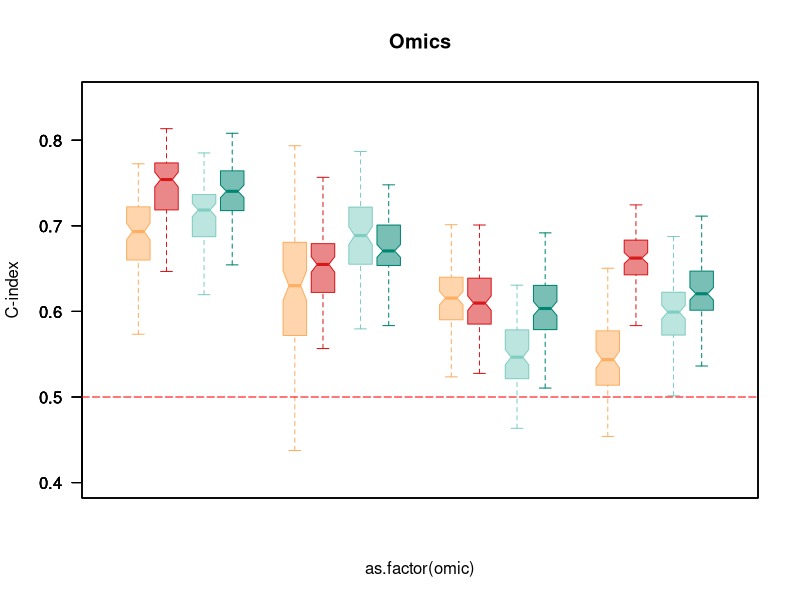
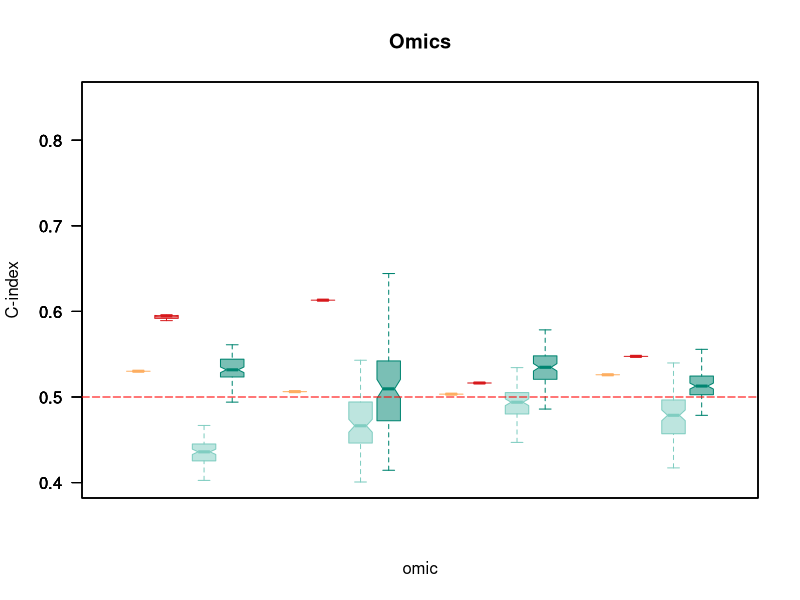
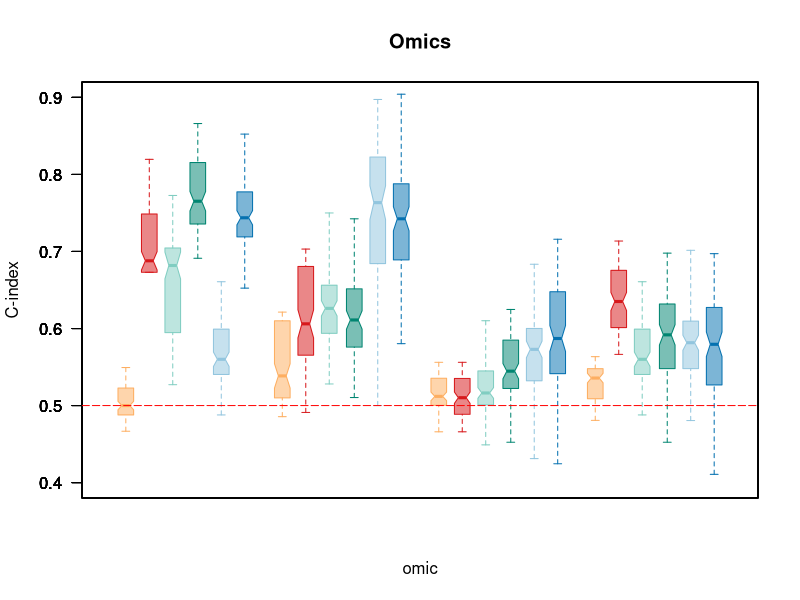

Here is the R script that generated these plots, in order:
### All of the results were generated by the code from the previous steps in directory "1.survival.model", and "2.tx.outcome.model".

## figure3 A 
## four files named "mat.100.5fold.csv" and other four files named "mat.100.pca.5fold.csv" (from DNAseq, RNAseq, miRNAseq, and DNAmethy) were binded together to generate the file "survival.5fold.txt"
library(ggplot2)
setwd('../')
try <- read.table('survival.5fold.txt')
colnames(try) <- c('value','omic','method')
try$omic <- factor(try$omic,levels=c('DNA-seq','RNA-seq','miRNA-seq','DNA-methy'))
setEPS()
png('figure3A.png',width=10,height=6,fonts=c("serif", "Palatino"),units="in",res=300)
boxplot(value~as.factor(omic), data=try[1:800,], boxwex=0.15, at=1:4-0.3, subset= method=="Lasso",
        col='#fdae6185', notch=TRUE,outline=F, las=2, main="Omics", ylab="C-index", ylim= c(0.4,0.85),xlim=c(0.5, 4.5),xaxt="n",border= '#fdae61')
boxplot(value~omic, data=try[1:800,], boxwex=0.15, at=1:4+0.12, subset= method=="Random_Forest",
        col="#80cdc185", notch=TRUE,outline=F, las=2, add=TRUE,xaxt="n",border="#80cdc1")

boxplot(value~omic, data=try[801:1600,], boxwex=0.15, at=1:4-0.12, subset= method=="Lasso+PCA",
        col="#d7191c85", notch=TRUE,outline=F, las=2, add=TRUE,xaxt="n",border="#d7191c")
boxplot(value~omic, data=try[801:1600,], boxwex=0.15, at=1:4+0.3, subset= method=="Random_Forest+PCA",
        col='#01857185', notch=TRUE,outline=F, las=2, add=TRUE,xaxt="n",border= '#018571')
abline(h=0.5, lty=5,col='red')
dev.off()

## figure3 B
## four files named "mat.100.icgc.csv" and other four files named "mat.100.pca.icgc.csv" (from DNAseq, RNAseq, miRNAseq, and DNAmethy) were binded together to generate the file "survival.icgc.txt"
try <- read.table('survival.icgc.txt')
colnames(try) <- c('value','omic','method')
try$omic <- factor(try$omic,levels=c('DNA-seq','RNA-seq','miRNA-seq','DNA-methy'))
setEPS()
png('figure3B.png',width=10,height=6,fonts=c("serif", "Palatino"),units="in",res=300)
boxplot(value~omic, data=try[1:800,], boxwex=0.15, at=1:4-0.3, subset= method=="Lasso",
        col='#fdae6185', notch=TRUE,outline=F, las=2, main="Omics", ylab="C-index", ylim= c(0.4,0.85),xlim=c(0.5, 4.5),border='#fdae61',xaxt="n")
boxplot(value~omic, data=try[1:800,], boxwex=0.15, at=1:4+0.12, subset= method=="Random_Forest",
        col="#80cdc185", notch=TRUE,outline=F, las=2, add=TRUE,border="#80cdc1",xaxt="n")

boxplot(value~omic, data=try[801:1600,], boxwex=0.15, at=1:4-0.12, subset= method=="Lasso+PCA",
        col="#d7191c85", notch=TRUE,outline=F, las=2, add=TRUE,border="#d7191c",xaxt="n")
boxplot(value~omic, data=try[801:1600,], boxwex=0.15, at=1:4+0.3, subset= method=="Random_Forest+PCA",
        col='#01857185', notch=TRUE,outline=F, las=2, add=TRUE,border='#018571',xaxt="n")

abline(h=0.5, lty=5,col='red')
dev.off()

## figure3 C
## four files named "mat.100python.txoutcome.csv" (from DNAseq, RNAseq, miRNAseq, and DNAmethy) were binded together to generate the file "treatment.5fold.txt"
try <- read.table('treatment.5fold.txt')
colnames(try) <- c('value','omic','method')
try$omic <- factor(try$omic,levels=c('DNA-seq','RNA-seq','miRNA-seq','DNA-methy'))
setEPS()
png('figure3C.png',width=15,height=6,fonts=c("serif", "Palatino"),units="in",res=300)
boxplot(value~omic, data=try[1:1200,], boxwex=0.1, at=1:4-0.38, subset= method=="DT",
        col='#fdae6185', notch=TRUE,outline=F, las=2, main="Omics", ylab="C-index", ylim= c(0.4,0.9),xlim=c(0.5, 4.5),xaxt="n",border='#fdae61')
boxplot(value~omic, data=try[1:1200,], boxwex=0.1, at=1:4-0.08, subset= method=="Random_Forest",
        col="#80cdc185", notch=TRUE,outline=F, las=2, add=TRUE,xaxt="n",border="#80cdc1" )
boxplot(value~omic, data=try[1:1200,], boxwex=0.1, at=1:4+0.23, subset= method=="DNN",
        col="#92c5de85", notch=TRUE,outline=F, las=2, add=TRUE,xaxt="n",border="#92c5de" )
boxplot(value~omic, data=try[1201:2400,], boxwex=0.1, at=1:4-0.23, subset= method=="DT+PCA",
        col="#d7191c85", notch=TRUE,outline=F, las=2, add=TRUE,xaxt="n",border="#d7191c")
boxplot(value~omic, data=try[1201:2400,], boxwex=0.1, at=1:4+0.08, subset= method=="Random_Forest+PCA",
        col='#01857185', notch=TRUE,outline=F, las=2, add=TRUE,xaxt="n",border='#018571' )
boxplot(value~omic, data=try[1201:2400,], boxwex=0.1, at=1:4+0.38, subset= method=="DNN+PCA",
        col='#0571b085', notch=TRUE,outline=F, las=2, add=TRUE,xaxt="n",border='#0571b0')
abline(h=0.5, lty=5,col='red')
dev.off()
# legend( "topright",  inset=c(-0.2,0), title="Methods",
#         c("DT","DT+PCA","Random_Forest",'Random_Forest+PCA','DNN','DNN+PCA'),
#         fill=c('#fdae61',"#d7191c","#80cdc1",'#018571',"#92c5de",'#0571b0'))

